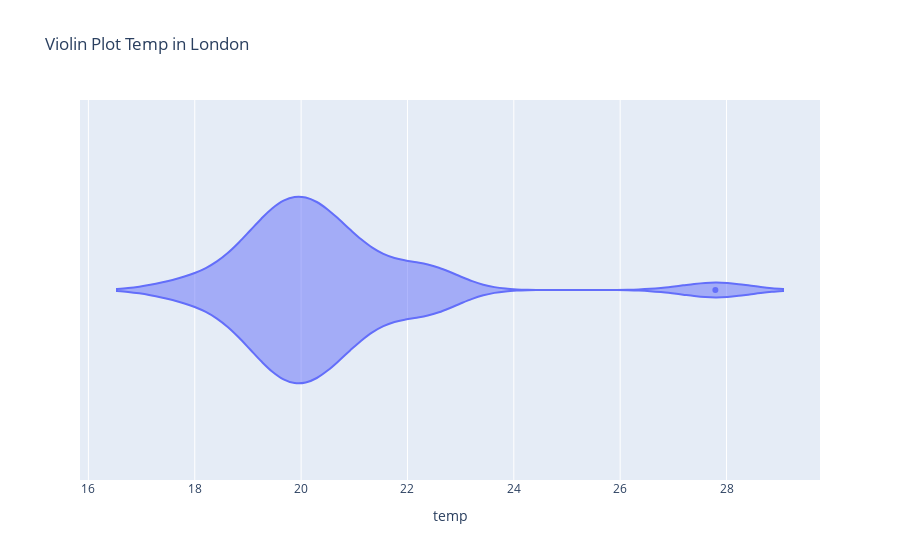

Source (notebook cell):
### Code cell
fig = px.violin(df_etl, 'temp', title=f"Violin Plot Temp in {next(iter(set(df_etl.city_name)))}")
fig.show()

### Figure 1 — Plotly figure (JSON) as saved in the notebook; plotly's stock layout.template omitted (floating-point values rounded to 4 significant figures)
{"data": [{"alignmentgroup": "True", "box": {"visible": false}, "hovertemplate": "temp=%{x}<extra></extra>", "legendgroup": "", "marker": {"color": "#636efa"}, "name": "", "offsetgroup": "", "orientation": "h", "scalegroup": "True", "showlegend": false, "type": "violin", "x": [27.79, 22.35, 22.35, 22.35, 21.18, 21.18, 20.63, 20.93, 20.4, 20.4, 20.4, 20.07, 20.07, 19.84, 19.84, 19.84, 19.82, 19.72, 19.33, 19.29, 19.18, 19.18, 18.6, 17.81], "x0": " ", "xaxis": "x", "y0": " ", "yaxis": "y"}], "layout": {"autosize": true, "legend": {"tracegroupgap": 0}, "title": {"text": "Violin Plot Temp in London"}, "violinmode": "group", "xaxis": {"anchor": "y", "autorange": true, "domain": [0, 1], "range": [15.84, 29.76], "title": {"text": "temp"}, "type": "linear"}, "yaxis": {"anchor": "x", "autorange": true, "domain": [0, 1], "range": [-0.5, 0.5], "type": "category"}}}
